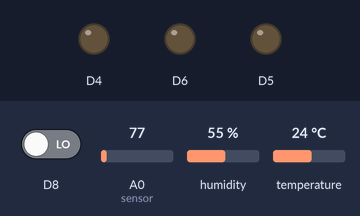
Bench run of a sketch on a simulated ESP8266 (NodeMCU). On the bench: output pins drawn as LEDs (lit = HIGH). The test bench sets the inputs (shaded band); at power-on: D8 LOW, A0 (sensor) = 77, humidity 55 %, temperature 24 °C. WiFi joins after 1.5 s; servers stay silent unless stated; pins used as bus, display or sensor lines are not drawn; what the sketch prints to the serial monitor is not drawn.

Above: at 4.0 s.
4.1 s: D8 driven HIGH
At 7.8 s:
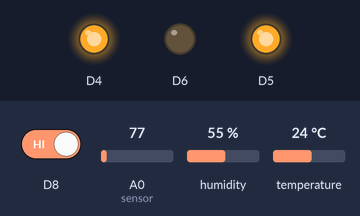
8.3 s: D8 driven LOW
At 11.4 s:
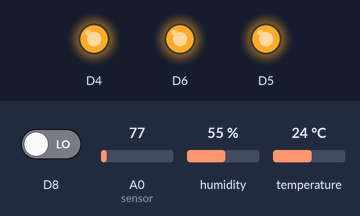
Timing chart, 0 to 12.9 s (numbered marks = the images above; inputs shaded):
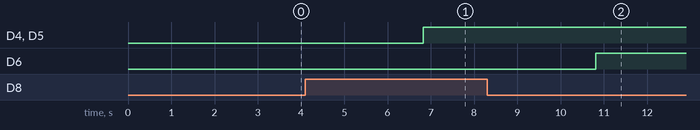

The sketch:

GreenhouseAutomation.ino
```cpp
#define BLYNK_PRINT Serial
#include <ESP8266WiFi.h>
#include <BlynkSimpleEsp8266.h>
#include <DHT.h>
#include <WiFiClient.h>
#include <ThingSpeak.h>

// You should get Auth Token in the Blynk App.
// Go to the Project Settings (nut icon).
char auth[] = "Enter your project auth code";
// Your WiFi credentials.
// Set password to "" for open networks.
char ssid[] = "Wi-FI name";
char password[] = "password";

#define DHTPIN D7          // What digital pin we're connected to

// Uncomment whatever type you're using!
#define DHTTYPE DHT11     // DHT 11
//#define DHTTYPE DHT22   // DHT 22, AM2302, AM2321
//#define DHTTYPE DHT21   // DHT 21, AM2301

DHT dht(DHTPIN, DHTTYPE);
BlynkTimer timer;

float mq135;
float lm35;
float mq2;
float soilsensor;
int pump=D4;
int fan=D5;
float ldr;
float h;
float t;
float light=D6;
int a=0;
int j=0;
int k=0;
int a1=0;
int displayState = 0;
unsigned long previousMillis1 = 0;        // will store last time Display was updated
long interval = 3000; // m


unsigned long previousMillis2 = 0;       // will store last time Time was updated
long OnTime = 100;           // milliseconds of on-time
long OffTime = 200;          // milliseconds of off-time
// This function sends Arduino's up time every second to Virtual Pin (5).
// In the app, Widget's reading frequency should be set to PUSH. This means
// that you define how often to send data to Blynk App.
#define MUX_A D3
#define MUX_B D2
#define MUX_C D1

#define ANALOG_INPUT A0

void sendSensor()
{
   h = dht.readHumidity();
   t = dht.readTemperature(); // or dht.readTemperature(true) for Fahrenheit

  if (isnan(h) || isnan(t)) {
    Serial.println("Failed to read from DHT sensor!");
    return;
  }
  // You can send any value at any time.
  // Please don't send more that 10 values per second.
  Blynk.virtualWrite(V5, h);
  Blynk.virtualWrite(V6, t);
  }
WiFiClient client; // Create a client that can connect to a specified internet IP address and port
unsigned long myChannelNumber = 524562; // ThingSpeak channel number
const char * myWriteAPIKey = "LPWFELUJIPDBFOBJ"; // ThingSpeak API write key
WidgetLCD lcd(V1);
void setup()
{
  // Debug console
  pinMode(MUX_A, OUTPUT);
  pinMode(MUX_B, OUTPUT);
  pinMode(MUX_C, OUTPUT);
  Serial.begin(115200); // Start the Serial communication to send messages to the computer
  delay(1000);
  pinMode(D4,OUTPUT);
  pinMode(D5,OUTPUT);
  pinMode(D6,OUTPUT);
pinMode(D8,INPUT);
  Blynk.begin(auth, ssid, password);
  // You can also specify server:
  //Blynk.begin(auth, ssid, pass, "blynk-cloud.com", 80);
  //Blynk.begin(auth, ssid, pass, IPAddress(192,168,1,100), 8080);

  dht.begin();

  // Setup a function to be called every second
  timer.setInterval(1000L, sendSensor);
   timer.setInterval(4000L, sendSensor1);
  timer.setInterval(6000L,lcddisplay );
  timer.setInterval(10000L,thingspeak );

   // Connect to Wi-Fi network
  Serial.println('\n');
  WiFi.begin(ssid, password); // Connect to the network
  Serial.print("Connecting to ");
  Serial.print(ssid);
  Serial.println(" ...");
  int i = 0;
  while (WiFi.status() != WL_CONNECTED) // Wait for the Wi-Fi to connect
  {
    delay(1000);
    Serial.print(++i); Serial.print(' ');
  }
  Serial.println('\n');
  Serial.println("HI USER YOUR ONLINE GET READY!");
  Serial.print("IP address:\t");
  Serial.println(WiFi.localIP()); // Send the IP address of the ESP8266 to the computer
  Serial.println('\n');
  ThingSpeak.begin(client); // Connect to the Cloud through ThingSpeak

}

void changeMux(int c, int b, int a) {
  digitalWrite(MUX_A, a);
  digitalWrite(MUX_B, b);
  digitalWrite(MUX_C, c);
}
void sendSensor1()
{
  changeMux(LOW, LOW, LOW);//0
  mq135 = analogRead(A0); //reading the sensor on A0
  Blynk.virtualWrite(V7, mq135); //sending to Blynk
  if(mq135>600)
  {
    digitalWrite(D5,LOW);
     if(a==0)
    {
      Blynk.email("saiganesh223468@gmail.com","Exhaust Fan","Poor Air quality or Temperature is more");
      Blynk.notify("Poor Air quality or Temperature is more");
  // Blynk.email("mobilenumber@ideacelluar.net","exhaust fan","poor air quality");
      a++;
    }
  }
  else if(mq135<600)
  {
    digitalWrite(D5,HIGH);
    a=0;
  }
 /* if(t>30)
  {
    digitalWrite(D5,LOW);
     if(a1==0)
    {
      Blynk.email("saiganesh223468@gmail.com","Exhaust Fan","Temperature is more");
      Blynk.notify(" Temperature is more");
      a1++;
    }
  }
  else if(mq135<600)
  {
    digitalWrite(D5,HIGH);
    a1=0;
  }*/
  changeMux(LOW, LOW, HIGH);//1
  lm35 = analogRead(A0); //reading the sensor on A0
  Blynk.virtualWrite(V8, lm35); //sending to Blynk

  changeMux(LOW, HIGH, LOW);//2
  mq2 = analogRead(A0); //reading the sensor on A0
  Blynk.virtualWrite(V9, mq2); //sending to Blynk

  //changeMux(LOW, HIGH, HIGH);//3
  ldr = digitalRead(D8); //reading the sensor on A0
  Blynk.virtualWrite(V10, ldr); //sending to Blynk
  if(ldr==HIGH)
      {
        digitalWrite(D6,LOW);
        if(k==0)
    {
      Blynk.email("saiganesh223468@gmail.com"," Lights","Lights on!!");
      Blynk.notify("Lights on!!");
   //Blynk.email("mobilenumber@ideacelluar.net","lights","lights on");
      k++;
    }
      }
else if(ldr==LOW)
  {
    digitalWrite(D6,HIGH);
    k=0;
  }

  changeMux(HIGH, LOW, LOW);//4
  soilsensor = analogRead(A0); //reading the sensor on A0
  Blynk.virtualWrite(V11, soilsensor); //sending to Blynk
  if(soilsensor>600)
    {
      digitalWrite(D4,LOW);
      if(j==0)
    {
      Blynk.email("saiganesh223468@gmail.com"," Water Pump","Pump Started Watering Plants");
      Blynk.notify("Pump Started Watering Plants");
     //Blynk.email("mobilenumber@ideacelluar.net","water pump","water started pumping");
      j++;
    }
    }
    else if(soilsensor<650)
  {
    digitalWrite(D4,HIGH);
    j=0;
  }
}


void lcddisplay()
{
  unsigned long currentMillis = millis();

  if((displayState  == 0) && (currentMillis - previousMillis1 >= interval))
  {
    displayState = 1;  // Turn it off
    lcd.clear(); //Use it to clear the LCD Widget
  lcd.print(0, 0, "Air Quality is:"); // use: (position X: 0-15, position Y: 0-1, "Message you want to print")
  lcd.print(1, 1, mq135);
  }
   else if ((displayState == 1) && (currentMillis - previousMillis1 >= interval))
  {
    displayState = 2;  // turn it on
    previousMillis1 = currentMillis;   // Remember the time
    lcd.clear(); //Use it to clear the LCD Widget
  lcd.print(1, 0, "Temperature is:"); // use: (position X: 0-15, position Y: 0-1, "Message you want to print")
  lcd.print(2, 1, t);
  }
  else if ((displayState == 2) && (currentMillis - previousMillis1 >= interval))
  {
    displayState = 3;  // turn it on
    previousMillis1 = currentMillis;   // Remember the time
  lcd.clear(); //Use it to clear the LCD Widget
  lcd.print(2, 0, "MQ-2 value is:"); // use: (position X: 0-15, position Y: 0-1, "Message you want to print")
  lcd.print(3, 1, mq2);
  }
  else if ((displayState == 3) && (currentMillis - previousMillis1 >= interval))
  {
    displayState = 4;  // turn it on
    previousMillis1 = currentMillis;   // Remember the time
    lcd.clear(); //Use it to clear the LCD Widget
  lcd.print(3, 0, "ldr value is:"); // use: (position X: 0-15, position Y: 0-1, "Message you want to print")
  lcd.print(4, 1, ldr);
  }
  else if((displayState  == 4) && (currentMillis - previousMillis1 >= interval))
  {
    displayState = 0;  // Turn it off
    lcd.clear(); //Use it to clear the LCD Widget
  lcd.print(0, 0, "soilsensor value:"); // use: (position X: 0-15, position Y: 0-1, "Message you want to print")
  lcd.print(2, 1, soilsensor);
  }
}


void thingspeak()
{
ThingSpeak.setField(1, mq135);
  ThingSpeak.setField(2, lm35);
  ThingSpeak.setField(3, mq2);
  ThingSpeak.setField(5, soilsensor);
  ThingSpeak.setField(6, ldr);
  ThingSpeak.setField(7, h);
  ThingSpeak.setField(8, t);
  ThingSpeak.writeFields(myChannelNumber, myWriteAPIKey); // Write the fields all at once
  // IMPORTANT - ThingSpeak will only accept updates every 15 seconds (FREE LICENCE)
}
void loop()
{
  Blynk.run();
  timer.run();

  Serial.print("Air Quality: ");
  Serial.print(mq135);
  Serial.println("ppm");
  Serial.print("lm35 ");
  Serial.println(lm35);
  Serial.print("mq2: ");
  Serial.println(mq2);
  Serial.print("soilsensor= ");
  Serial.println(soilsensor);
  Serial.print("ldr: ");
  Serial.println(ldr);
  Serial.println("lux");
  Serial.println('\n');
}
```

Measured:
- after the input at 4.1 s, D6: stays LOW (without the input it goes to HIGH after 2.7 s)
- after the input at 8.3 s, D6: LOW → HIGH after 2.5 s
